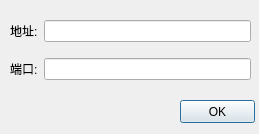
<?xml version="1.0" encoding="UTF-8"?>
<ui version="4.0">
 <class>tcpset</class>
 <widget class="QDialog" name="tcpset">
  <property name="geometry">
   <rect>
    <x>0</x>
    <y>0</y>
    <width>259</width>
    <height>134</height>
   </rect>
  </property>
  <property name="windowTitle">
   <string>设置</string>
  </property>
  <widget class="QWidget" name="verticalLayoutWidget">
   <property name="geometry">
    <rect>
     <x>10</x>
     <y>10</y>
     <width>241</width>
     <height>81</height>
    </rect>
   </property>
   <layout class="QVBoxLayout" name="menulLayout">
    <item>
     <layout class="QHBoxLayout" name="IPLayout">
      <item>
       <widget class="QLabel" name="IP">
        <property name="text">
         <string>地址:</string>
        </property>
       </widget>
      </item>
      <item>
       <widget class="QLineEdit" name="IPEdit"/>
      </item>
     </layout>
    </item>
    <item>
     <layout class="QHBoxLayout" name="PORTLayout">
      <item>
       <widget class="QLabel" name="PORT">
        <property name="text">
         <string>端口:</string>
        </property>
       </widget>
      </item>
      <item>
       <widget class="QLineEdit" name="PORTEdit"/>
      </item>
     </layout>
    </item>
   </layout>
  </widget>
  <widget class="QPushButton" name="OKButton">
   <property name="geometry">
    <rect>
     <x>180</x>
     <y>100</y>
     <width>75</width>
     <height>23</height>
    </rect>
   </property>
   <property name="text">
    <string>OK</string>
   </property>
  </widget>
  <zorder>verticalLayoutWidget</zorder>
  <zorder>ok_cancel</zorder>
  <zorder>OKButton</zorder>
 </widget>
 <resources/>
 <connections/>
</ui>
